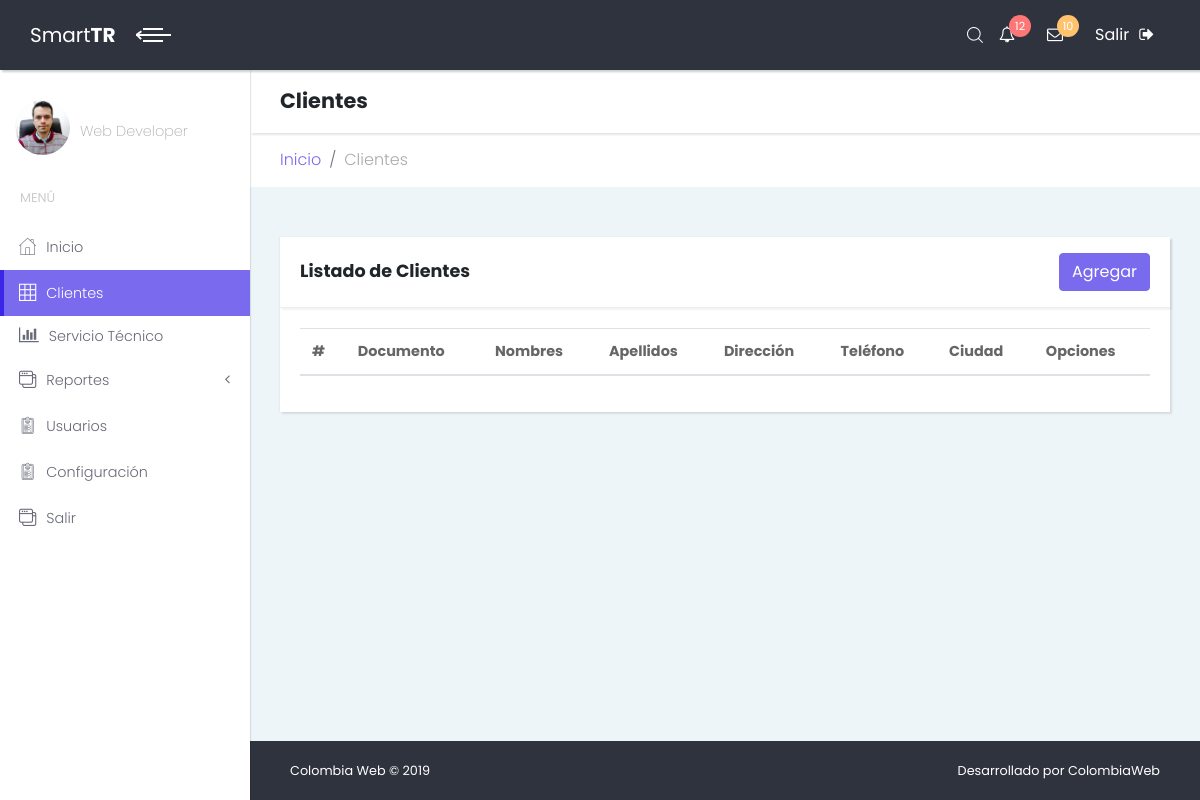
/index.php/ccustomers, run on an earlier commit of the app's database.
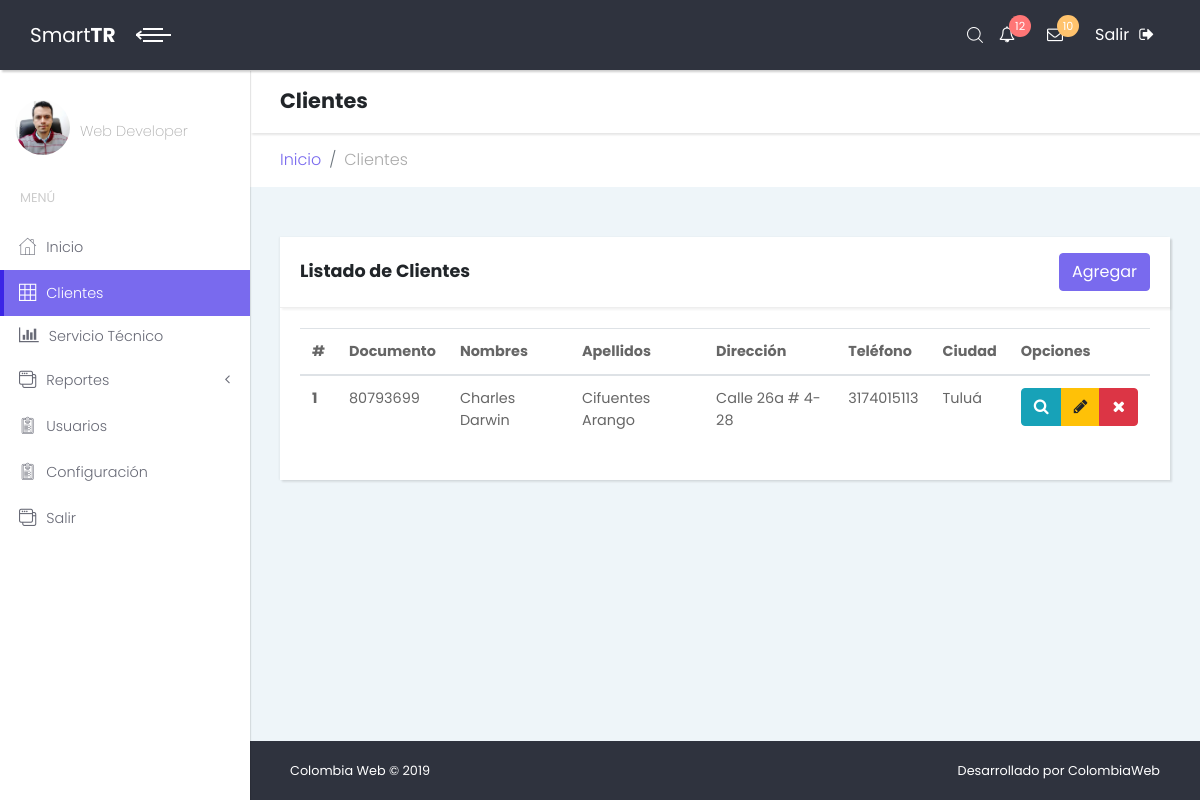
And on a later commit of the database.
### tables this page shows
CREATE TABLE `customers` (
  `customer_id` int(11) NOT NULL,
  `customer_nit` int(11) NOT NULL,
  `customer_firstname` varchar(45) DEFAULT NULL,
  `customer_lastname` varchar(45) DEFAULT NULL,
  `customer_address` varchar(45) DEFAULT NULL,
  `customer_phone` varchar(45) DEFAULT NULL,
  `customer_email` varchar(45) DEFAULT NULL,
  `customer_city` varchar(45) DEFAULT NULL,
  `customer_status` tinyint(1) NOT NULL DEFAULT '1'
);

### application/controllers/Ccustomers.php (called while the page is built, shortened)
<?php
class Ccustomers extends CI_Controller {
	public function __construct()
  	{
  		$this->load->model('mcustomers');
	}
	public function index()
	{
		$data = array('customers' => $this->mcustomers->get_customers());
		$this->load->view('layout/header');
		$this->load->view('layout/sidebar');
		$this->load->view('customers/list',$data);
		$this->load->view('layout/footer');
	}
}

### index.php (called while the page is built, shortened)
<?php
require_once BASEPATH.'core/CodeIgniter.php';

### application/models/Mcustomers.php (called while the page is built, shortened)
<?php
class Mcustomers extends CI_model{
    public function get_customers()
    {
        $this->db->where("customer_status","1");
        $query = $this->db->get("customers");
        return $query->result();
    }
}

### application/views/customers/list.php (the view)
<div class="content-inner">
          <header class="page-header">
            <div class="container-fluid">
              <h2 class="no-margin-bottom">Clientes</h2>
            </div>
          </header>
          <div class="breadcrumb-holder container-fluid">
            <ul class="breadcrumb">
              <li class="breadcrumb-item"><a href="<?php echo base_url('chome');?>">Inicio</a></li>
              <li class="breadcrumb-item active">Clientes</li>
            </ul>
          </div>
          <section class="tables">
            <div class="container-fluid">
              <div class="row">
                <div class="col-lg-12">
                  <div class="card">
                    <div class="card-header d-flex align-items-center">
                      <h3 class="h4">Listado de Clientes</h3>
                      <a class="btn btn-primary ml-auto" href="<?php echo base_url('customers/add'); ?>" role="button">Agregar</a>
                    </div>
                    <div class="card-body">
                      <div class="table-responsive">
                        <table class="table">
                          <thead>
                            <tr>
                              <th>#</th>
                              <th>Documento</th>
                              <th>Nombres</th>
                              <th>Apellidos</th>
                              <th>Dirección</th>
                              <th>Teléfono</th>
                              <th>Ciudad</th>
                              <th>Opciones</th>
                            </tr>
                          </thead>
                          <tbody>
                            <?php if (!empty($customers)) { ?>
                              <?php foreach ($customers as $customer) { ?>
                                <tr>
                                  <th scope="row"><?php echo $customer->customer_id; ?></th>
                                  <td><?php echo $customer->customer_nit; ?></td>
                                  <td><?php echo $customer->customer_firstname; ?></td>
                                  <td><?php echo $customer->customer_lastname; ?></td>
                                  <td><?php echo $customer->customer_address; ?></td>
                                  <td><?php echo $customer->customer_phone; ?></td>
                                  <td><?php echo $customer->customer_city; ?></td>
                                  <td>
                                    <div class="btn-group" role="group" aria-label="Basic example">
                                      <button type="button" class="btn btn-info"><span class="fa fa-search"></span></button>
                                      <a class="btn btn-warning" href="#" role="button"><span class="fa fa-pencil"></span></a>
                                      <a class="btn btn-danger" href="#" role="button"><span class="fa fa-remove"></span></a>
                                    </div>
                                  </td>
                                </tr>
                              <?php } ?>
                            <?php } ?>
                          </tbody>
                        </table>
                      </div>
                    </div>
                  </div>
                </div>
              </div>
            </div>
          </section>

### application/views/layout/header.php (shortened to what this page needs)
<!DOCTYPE html>
<html>
  <head>
    <link rel="stylesheet" href="<?php echo base_url();?>assets/vendor/bootstrap/css/bootstrap.min.css">
    <link rel="stylesheet" href="<?php echo base_url();?>assets/vendor/font-awesome/css/font-awesome.min.css">
    <link rel="stylesheet" href="<?php echo base_url();?>assets/css/fontastic.css">
    <link rel="stylesheet" href="<?php echo base_url();?>assets/css/style.default.css" id="theme-stylesheet">
    <link rel="stylesheet" href="<?php echo base_url();?>assets/css/custom.css">
  </head>
  <body>
    <div class="page">
      <header class="header">
        <nav class="navbar">
          <div class="container-fluid">
            <div class="navbar-holder d-flex align-items-center justify-content-between">
              <div class="navbar-header">
                <a href="<?php echo base_url('chome') ?>" class="navbar-brand d-none d-sm-inline-block">
                  <div class="brand-text d-none d-lg-inline-block"><span>Smart </span><strong>TR</strong></div>
                  <div class="brand-text d-none d-sm-inline-block d-lg-none"><strong>SCRM</strong></div></a>
                <a id="toggle-btn" href="#" class="menu-btn active"><span></span><span></span><span></span></a>
              </div>
              <ul class="nav-menu list-unstyled d-flex flex-md-row align-items-md-center">
                <li class="nav-item d-flex align-items-center"><a id="search" href="#"><i class="icon-search"></i></a></li>
                <li class="nav-item dropdown"> <a id="notifications" rel="nofollow" data-target="#" href="#" data-toggle="dropdown" aria-haspopup="true" aria-expanded="false" class="nav-link"><i class="fa fa-bell-o"></i><span class="badge bg-red badge-corner">12</span></a>
                </li>
                <li class="nav-item dropdown"> <a id="messages" rel="nofollow" data-target="#" href="#" data-toggle="dropdown" aria-haspopup="true" aria-expanded="false" class="nav-link"><i class="fa fa-envelope-o"></i><span class="badge bg-orange badge-corner">10</span></a>
                </li>
                <li class="nav-item"><a href="<?php echo base_url('cauth/logout');?>" class="nav-link logout"> <span class="d-none d-sm-inline">Salir</span><i class="fa fa-sign-out"></i></a></li>
              </ul>
            </div>
          </div>
        </nav>
      </header>

### application/views/layout/sidebar.php (shortened to what this page needs)
<div class="page-content d-flex align-items-stretch">
  <nav class="side-navbar">
    <div class="sidebar-header d-flex align-items-center">
      <div class="avatar"><img src="<?php echo base_url();?>assets/img/avatar-12.jpg" alt="..." class="img-fluid rounded-circle"></div>
      <div class="title">
        <p>Web Developer</p>
      </div>
    </div>
    <span class="heading">Menú</span>
    <ul class="navbar-nav">
      <li <?php if($this->uri->segment(1)=="chome"){echo 'class="active"';}?>><a href="<?php echo base_url('chome');?>"> <i class="icon-home"></i>Inicio </a></li>
      <li <?php if($this->uri->segment(1)=="ccustomers"){echo 'class="active"';}?>><a href="<?php echo base_url('ccustomers');?>"> <i class="icon-grid"></i>Clientes </a></li>
      <li <?php if($this->uri->segment(1)=="ctechnicals"){echo 'class="active"';}?>><a href="<?php echo base_url('ctechnicals');?>"> <i class="fa fa-bar-chart"></i>Servicio Técnico </a></li>
      <li><a href="#exampledropdownDropdown" aria-expanded="false" data-toggle="collapse"> <i class="icon-interface-windows"></i>Reportes </a>
      </li>
      <li><a href="forms.html"> <i class="icon-padnote"></i>Usuarios </a></li>
      <li><a href="forms.html"> <i class="icon-padnote"></i>Configuración </a></li>
      <li><a href="<?php echo base_url('cauth/logout');?>"> <i class="icon-interface-windows"></i>Salir </a></li>
    </ul>
  </nav>

### application/views/layout/footer.php (shortened to what this page needs)
          <footer class="main-footer">
            <div class="container-fluid">
              <div class="row">
                <div class="col-sm-6">
                  <p>Colombia Web &copy; 2019</p>
                </div>
                <div class="col-sm-6 text-right">
                  <p>Desarrollado por <a href="https://www.colombiaweb.co" class="external">ColombiaWeb</a></p>
                </div>
              </div>
            </div>
          </footer>
        </div>
      </div>
    </div>
  </body>
</html>

What changed in the data, as far as the page shows it:
added customers: customer_id "1", customer_nit "80793699", customer_firstname "Charles Darwin", customer_lastname "Cifuentes Arango", customer_address "Calle 26a # 4-28", customer_phone "3174015113", customer_city "Tuluá"
